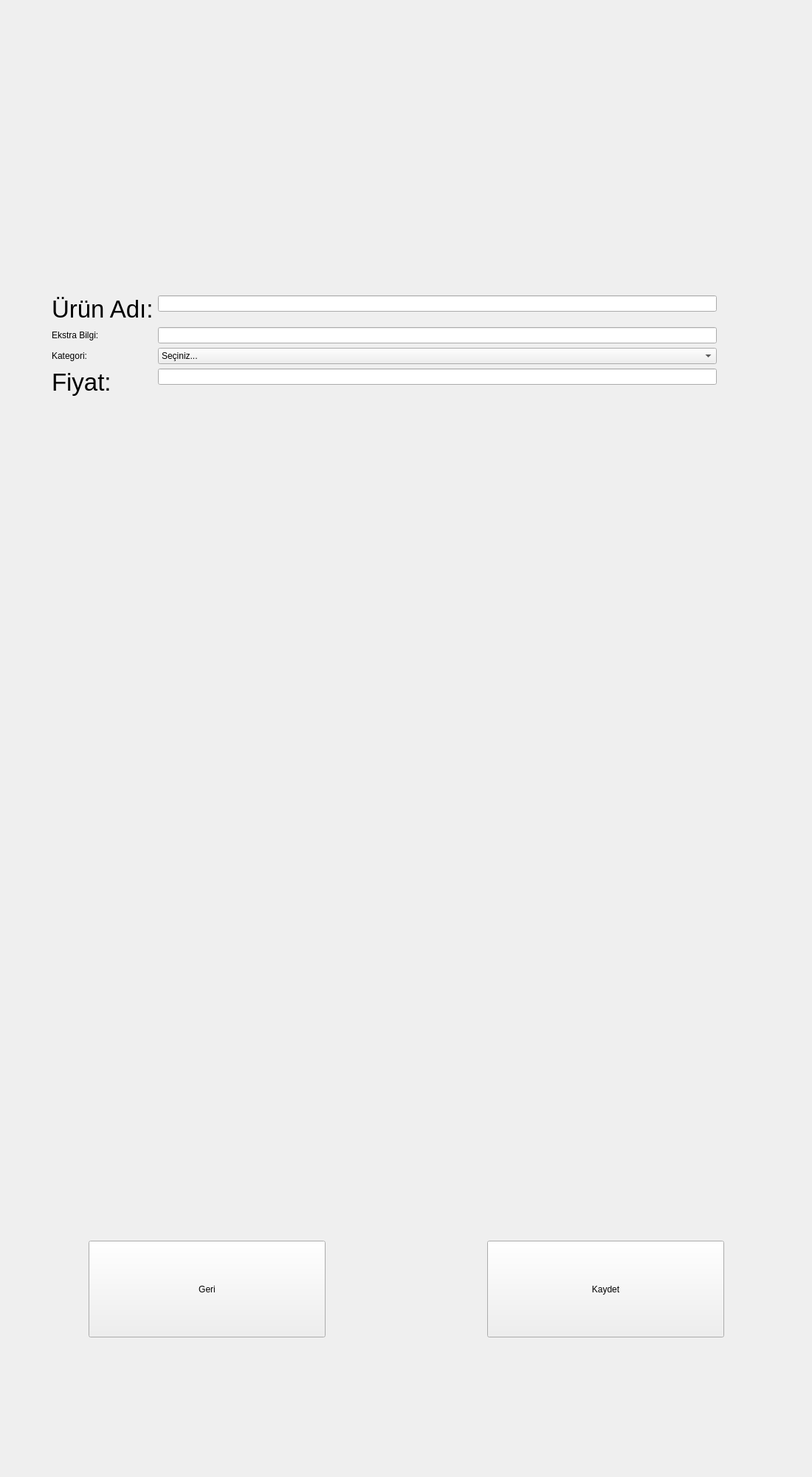
<?xml version="1.0" encoding="UTF-8"?>
<ui version="4.0">
 <class>UrunKayitEkrani</class>
 <widget class="QWidget" name="UrunKayitEkrani">
  <property name="geometry">
   <rect>
    <x>0</x>
    <y>0</y>
    <width>1100</width>
    <height>2000</height>
   </rect>
  </property>
  <property name="minimumSize">
   <size>
    <width>0</width>
    <height>0</height>
   </size>
  </property>
  <property name="maximumSize">
   <size>
    <width>16777215</width>
    <height>16777215</height>
   </size>
  </property>
  <property name="windowTitle">
   <string>Form</string>
  </property>
  <property name="styleSheet">
   <string notr="true">font: 20pt &quot;MS Shell Dlg 2&quot;;</string>
  </property>
  <widget class="QWidget" name="formLayoutWidget">
   <property name="geometry">
    <rect>
     <x>70</x>
     <y>400</y>
     <width>901</width>
     <height>321</height>
    </rect>
   </property>
   <layout class="QFormLayout" name="formLayout_3">
    <item row="0" column="0">
     <widget class="QLabel" name="label_9">
      <property name="font">
       <font>
        <family>MS Shell Dlg 2</family>
        <pointsize>25</pointsize>
        <weight>9</weight>
        <italic>false</italic>
        <bold>false</bold>
       </font>
      </property>
      <property name="styleSheet">
       <string notr="true">font: 75 25pt &quot;MS Shell Dlg 2&quot;;</string>
      </property>
      <property name="text">
       <string>Ürün Adı:</string>
      </property>
     </widget>
    </item>
    <item row="0" column="1">
     <widget class="QLineEdit" name="lineEdit_7">
      <property name="styleSheet">
       <string notr="true">font: 20pt &quot;MS Shell Dlg 2&quot;;</string>
      </property>
     </widget>
    </item>
    <item row="1" column="0">
     <widget class="QLabel" name="label_10">
      <property name="styleSheet">
       <string notr="true">font: 75 25pt &quot;MS Shell Dlg 2&quot;;</string>
      </property>
      <property name="text">
       <string>Ekstra Bilgi:</string>
      </property>
     </widget>
    </item>
    <item row="1" column="1">
     <widget class="QLineEdit" name="lineEdit_8">
      <property name="styleSheet">
       <string notr="true">font: 20pt &quot;MS Shell Dlg 2&quot;;</string>
      </property>
     </widget>
    </item>
    <item row="2" column="0">
     <widget class="QLabel" name="label_11">
      <property name="styleSheet">
       <string notr="true">font: 75 25pt &quot;MS Shell Dlg 2&quot;;</string>
      </property>
      <property name="text">
       <string>Kategori:</string>
      </property>
     </widget>
    </item>
    <item row="2" column="1">
     <widget class="QComboBox" name="comboBox_3">
      <property name="styleSheet">
       <string notr="true">font: 18pt &quot;MS Shell Dlg 2&quot;;</string>
      </property>
      <item>
       <property name="text">
        <string>Seçiniz...</string>
       </property>
      </item>
      <item>
       <property name="text">
        <string>Giyim</string>
       </property>
      </item>
      <item>
       <property name="text">
        <string>Temizlik</string>
       </property>
      </item>
      <item>
       <property name="text">
        <string>Hediyelik Eşya</string>
       </property>
      </item>
      <item>
       <property name="text">
        <string>Doğal Ürünler</string>
       </property>
      </item>
      <item>
       <property name="text">
        <string>Diğer</string>
       </property>
      </item>
     </widget>
    </item>
    <item row="3" column="0">
     <widget class="QLabel" name="label_12">
      <property name="font">
       <font>
        <family>MS Shell Dlg 2</family>
        <pointsize>25</pointsize>
        <weight>9</weight>
        <italic>false</italic>
        <bold>false</bold>
       </font>
      </property>
      <property name="styleSheet">
       <string notr="true">font: 75 25pt &quot;MS Shell Dlg 2&quot;;</string>
      </property>
      <property name="text">
       <string>Fiyat:</string>
      </property>
     </widget>
    </item>
    <item row="3" column="1">
     <widget class="QLineEdit" name="lineEdit_9">
      <property name="styleSheet">
       <string notr="true">font: 20pt &quot;MS Shell Dlg 2&quot;;</string>
      </property>
     </widget>
    </item>
   </layout>
  </widget>
  <widget class="QPushButton" name="pushButton_2">
   <property name="geometry">
    <rect>
     <x>660</x>
     <y>1680</y>
     <width>321</width>
     <height>131</height>
    </rect>
   </property>
   <property name="styleSheet">
    <string notr="true">font: 75 30pt &quot;MS Shell Dlg 2&quot;;</string>
   </property>
   <property name="text">
    <string>Kaydet</string>
   </property>
  </widget>
  <widget class="QPushButton" name="pushButton">
   <property name="geometry">
    <rect>
     <x>120</x>
     <y>1680</y>
     <width>321</width>
     <height>131</height>
    </rect>
   </property>
   <property name="styleSheet">
    <string notr="true">font: 75 30pt &quot;MS Shell Dlg 2&quot;;</string>
   </property>
   <property name="text">
    <string>Geri</string>
   </property>
  </widget>
 </widget>
 <resources/>
 <connections/>
</ui>
